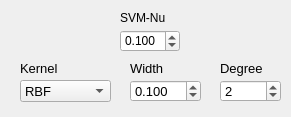
<?xml version="1.0" encoding="UTF-8"?>
<ui version="4.0">
 <class>ParametersClust</class>
 <widget class="QWidget" name="ParametersClust">
  <property name="geometry">
   <rect>
    <x>0</x>
    <y>0</y>
    <width>291</width>
    <height>117</height>
   </rect>
  </property>
  <property name="windowTitle">
   <string>Form</string>
  </property>
  <widget class="QLabel" name="labelWidth">
   <property name="geometry">
    <rect>
     <x>130</x>
     <y>60</y>
     <width>50</width>
     <height>16</height>
    </rect>
   </property>
   <property name="font">
    <font>
     <pointsize>10</pointsize>
    </font>
   </property>
   <property name="text">
    <string>Width</string>
   </property>
  </widget>
  <widget class="QSpinBox" name="kernelDegSpin">
   <property name="geometry">
    <rect>
     <x>220</x>
     <y>80</y>
     <width>61</width>
     <height>22</height>
    </rect>
   </property>
   <property name="font">
    <font>
     <pointsize>10</pointsize>
    </font>
   </property>
   <property name="toolTip">
    <string>Degree of the kernel polynomial
(Polynomial only)</string>
   </property>
   <property name="minimum">
    <number>1</number>
   </property>
   <property name="value">
    <number>2</number>
   </property>
  </widget>
  <widget class="QLabel" name="label_2">
   <property name="geometry">
    <rect>
     <x>20</x>
     <y>60</y>
     <width>91</width>
     <height>16</height>
    </rect>
   </property>
   <property name="font">
    <font>
     <pointsize>10</pointsize>
    </font>
   </property>
   <property name="text">
    <string>Kernel</string>
   </property>
  </widget>
  <widget class="QDoubleSpinBox" name="kernelWidthSpin">
   <property name="geometry">
    <rect>
     <x>130</x>
     <y>80</y>
     <width>71</width>
     <height>22</height>
    </rect>
   </property>
   <property name="font">
    <font>
     <pointsize>10</pointsize>
    </font>
   </property>
   <property name="toolTip">
    <string>Width of the kernel (gamma)
RBF and Polynomial only</string>
   </property>
   <property name="decimals">
    <number>3</number>
   </property>
   <property name="minimum">
    <double>0.001000000000000</double>
   </property>
   <property name="singleStep">
    <double>0.010000000000000</double>
   </property>
   <property name="value">
    <double>0.100000000000000</double>
   </property>
  </widget>
  <widget class="QLabel" name="labelDegree">
   <property name="geometry">
    <rect>
     <x>220</x>
     <y>60</y>
     <width>50</width>
     <height>16</height>
    </rect>
   </property>
   <property name="font">
    <font>
     <pointsize>10</pointsize>
    </font>
   </property>
   <property name="text">
    <string>Degree</string>
   </property>
  </widget>
  <widget class="QComboBox" name="kernelTypeCombo">
   <property name="geometry">
    <rect>
     <x>20</x>
     <y>80</y>
     <width>91</width>
     <height>22</height>
    </rect>
   </property>
   <property name="font">
    <font>
     <pointsize>10</pointsize>
    </font>
   </property>
   <property name="toolTip">
    <string>kernel function</string>
   </property>
   <property name="currentIndex">
    <number>2</number>
   </property>
   <item>
    <property name="text">
     <string>Linear</string>
    </property>
   </item>
   <item>
    <property name="text">
     <string>Polynomial</string>
    </property>
   </item>
   <item>
    <property name="text">
     <string>RBF</string>
    </property>
   </item>
  </widget>
  <widget class="QDoubleSpinBox" name="svmCSpin">
   <property name="geometry">
    <rect>
     <x>120</x>
     <y>30</y>
     <width>60</width>
     <height>22</height>
    </rect>
   </property>
   <property name="font">
    <font>
     <pointsize>9</pointsize>
    </font>
   </property>
   <property name="toolTip">
    <string>&lt;!DOCTYPE HTML PUBLIC &quot;-//W3C//DTD HTML 4.0//EN&quot; &quot;http://www.w3.org/TR/REC-html40/strict.dtd&quot;&gt;
&lt;html&gt;&lt;head&gt;&lt;meta name=&quot;qrichtext&quot; content=&quot;1&quot; /&gt;&lt;style type=&quot;text/css&quot;&gt;
p, li { white-space: pre-wrap; }
&lt;/style&gt;&lt;/head&gt;&lt;body style=&quot; font-family:'MS Shell Dlg 2'; font-size:8.25pt; font-weight:400; font-style:normal;&quot;&gt;
&lt;p style=&quot; margin-top:0px; margin-bottom:0px; margin-left:0px; margin-right:0px; -qt-block-indent:0; text-indent:0px;&quot;&gt;&lt;span style=&quot; font-size:8pt;&quot;&gt;Nu: expected ratio of cluster vs outliers (SVM only)&lt;/span&gt;&lt;/p&gt;&lt;/body&gt;&lt;/html&gt;</string>
   </property>
   <property name="decimals">
    <number>3</number>
   </property>
   <property name="maximum">
    <double>1.000000000000000</double>
   </property>
   <property name="singleStep">
    <double>0.010000000000000</double>
   </property>
   <property name="value">
    <double>0.100000000000000</double>
   </property>
  </widget>
  <widget class="QLabel" name="labelNu">
   <property name="geometry">
    <rect>
     <x>120</x>
     <y>10</y>
     <width>60</width>
     <height>16</height>
    </rect>
   </property>
   <property name="font">
    <font>
     <pointsize>9</pointsize>
    </font>
   </property>
   <property name="text">
    <string>SVM-Nu</string>
   </property>
  </widget>
 </widget>
 <resources/>
 <connections/>
</ui>
